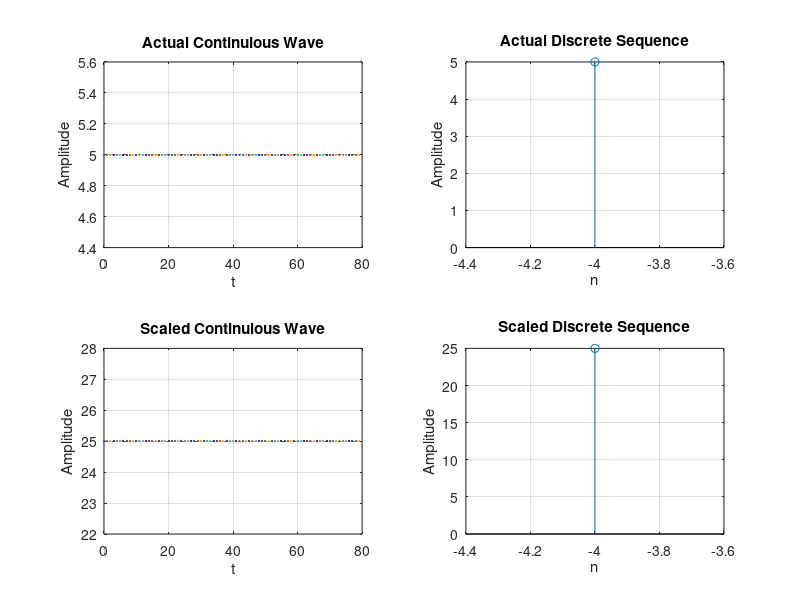

This chart was generated by the following MATLAB code:
% assignment 3 q 3
% clear
clc;
clear all;
close all;

% creating plots for continuious waves
% set t range
t = 0:79;

% take wave equation from user
y = input('Enter a continuious signal : ' );

% plot actual wave
subplot(2,2,1);
plot(t,y);
title('Actual Continuious Wave');
xlabel('t');
ylabel('Amplitude');
grid on;

% take wave amplifiaction
a = input('Enter scale factor (gain) : ' );

% plot scaled wave
subplot(2,2,3);
plot(t,a*y);
title('Scaled Continuious Wave');
xlabel('t');
ylabel('Amplitude');
grid on;

% clearing workspace
clear y t ;

% creating plots for discrete wave
% take sequence from user
x = input('Enter a sequence : ' );
origin = round(abs(input('Enter origin index (starting from 1) : ')));
% set time range
n = -(origin-1):(length(x)-origin);

% plot original signal
subplot(2,2,2);
stem(n,x);
title('Actual Discrete Sequence');
xlabel('n');
ylabel('Amplitude');
grid on;

% take wave amplifiaction
a = input('Enter scale factor (gain) : ' );

% plot scaled signal
subplot(2,2,4);
stem(n,a*x);
title('Scaled Discrete Sequence');
xlabel('n');
ylabel('Amplitude');
grid on;